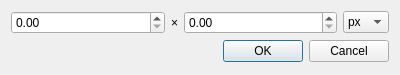
<?xml version="1.0" encoding="UTF-8"?>
<ui version="4.0">
 <class>MapResizeDialog</class>
 <widget class="QDialog" name="MapResizeDialog">
  <property name="geometry">
   <rect>
    <x>0</x>
    <y>0</y>
    <width>400</width>
    <height>75</height>
   </rect>
  </property>
  <property name="windowTitle">
   <string>Adjust Map Size</string>
  </property>
  <layout class="QVBoxLayout" name="verticalLayout">
   <item>
    <layout class="QHBoxLayout" name="horizontalLayout">
     <item>
      <widget class="QDoubleSpinBox" name="xDoubleSpinBox">
       <property name="sizePolicy">
        <sizepolicy hsizetype="Expanding" vsizetype="Fixed">
         <horstretch>0</horstretch>
         <verstretch>0</verstretch>
        </sizepolicy>
       </property>
      </widget>
     </item>
     <item>
      <widget class="QLabel" name="byLabel">
       <property name="text">
        <string>×</string>
       </property>
      </widget>
     </item>
     <item>
      <widget class="QDoubleSpinBox" name="yDoubleSpinBox">
       <property name="sizePolicy">
        <sizepolicy hsizetype="Expanding" vsizetype="Fixed">
         <horstretch>0</horstretch>
         <verstretch>0</verstretch>
        </sizepolicy>
       </property>
      </widget>
     </item>
     <item>
      <widget class="QComboBox" name="unitComboBox">
       <item>
        <property name="text">
         <string>px</string>
        </property>
       </item>
       <item>
        <property name="text">
         <string>in</string>
        </property>
       </item>
       <item>
        <property name="text">
         <string>cm</string>
        </property>
       </item>
      </widget>
     </item>
    </layout>
   </item>
   <item>
    <widget class="QDialogButtonBox" name="buttonBox">
     <property name="orientation">
      <enum>Qt::Horizontal</enum>
     </property>
     <property name="standardButtons">
      <set>QDialogButtonBox::Cancel|QDialogButtonBox::Ok</set>
     </property>
    </widget>
   </item>
  </layout>
 </widget>
 <resources/>
 <connections>
  <connection>
   <sender>buttonBox</sender>
   <signal>accepted()</signal>
   <receiver>MapResizeDialog</receiver>
   <slot>accept()</slot>
   <hints>
    <hint type="sourcelabel">
     <x>248</x>
     <y>254</y>
    </hint>
    <hint type="destinationlabel">
     <x>157</x>
     <y>274</y>
    </hint>
   </hints>
  </connection>
  <connection>
   <sender>buttonBox</sender>
   <signal>rejected()</signal>
   <receiver>MapResizeDialog</receiver>
   <slot>reject()</slot>
   <hints>
    <hint type="sourcelabel">
     <x>316</x>
     <y>260</y>
    </hint>
    <hint type="destinationlabel">
     <x>286</x>
     <y>274</y>
    </hint>
   </hints>
  </connection>
 </connections>
</ui>
